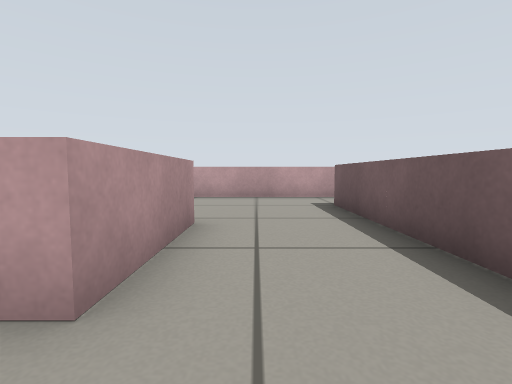
view 1 (above)

23 first-person views from a walk through a world built for the Gazebo simulator. The camera is 0.41 m above the floor, tilts 4° down and sees 85° across. The floor is counted in squares, 0.5 m on a side. Each view is taken from the middle of a square. On the plan, view 1 faces up. The plan holds only what a view shows up to about 10 squares ahead; the rest is blank.

view 2
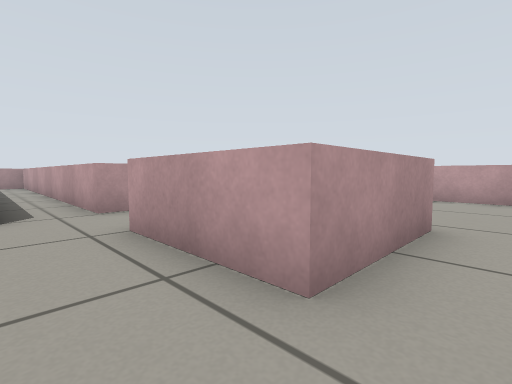

view 3
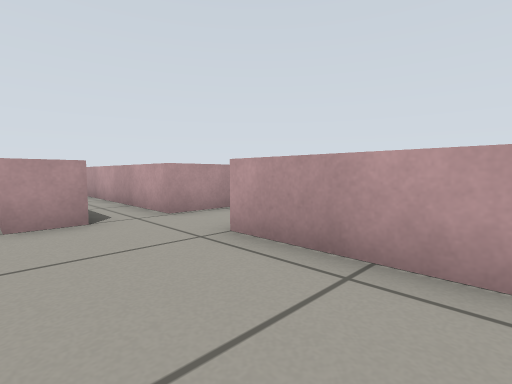

view 4
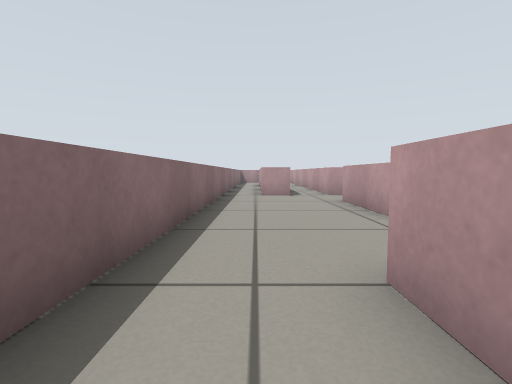

view 5
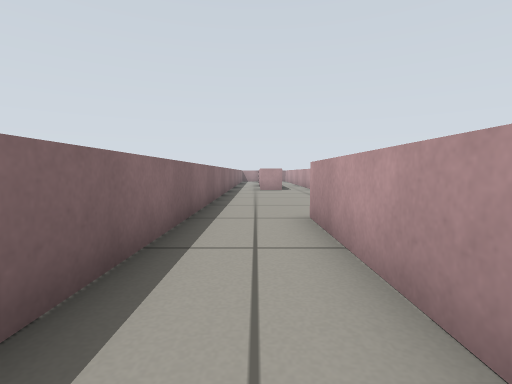

view 6
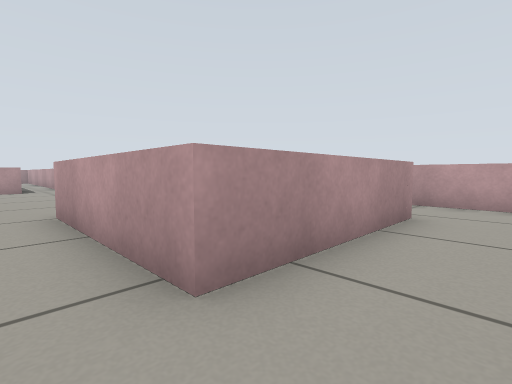

view 7
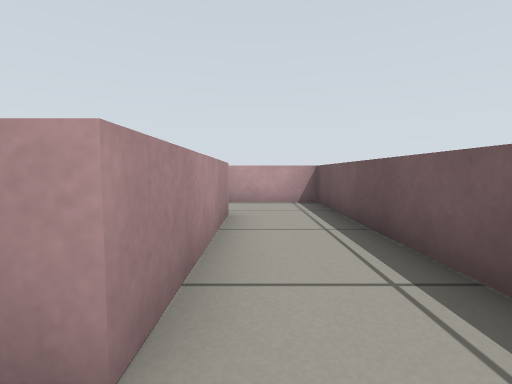

view 8
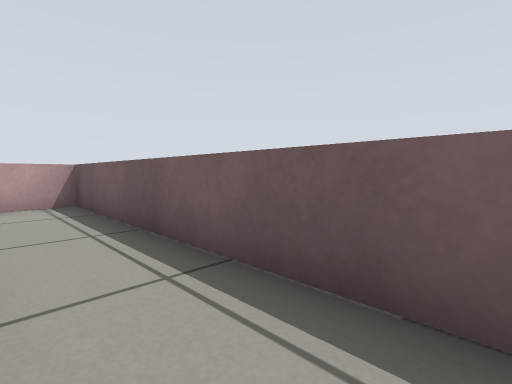

view 9
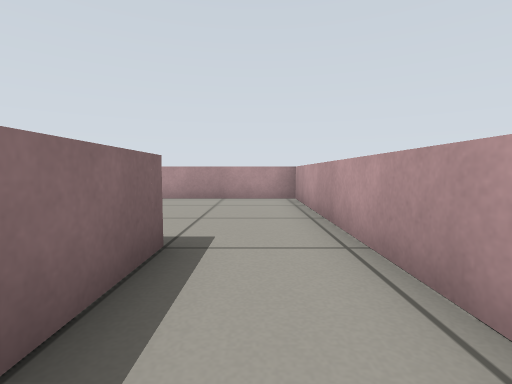

view 10
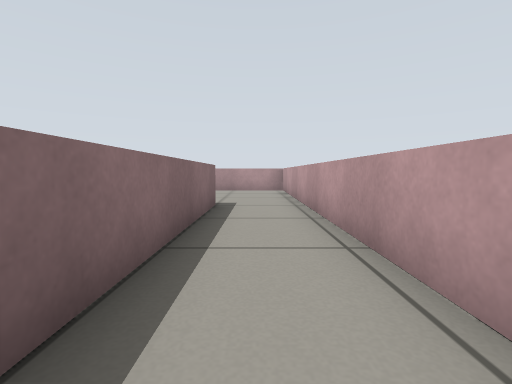

view 11
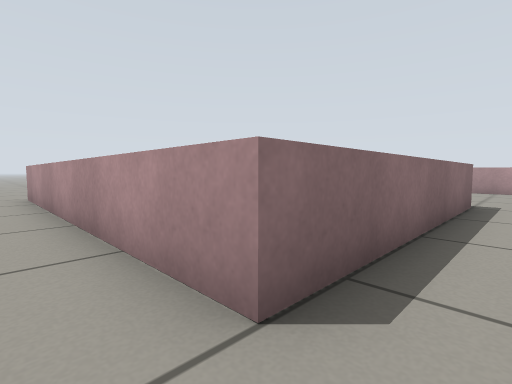

view 12
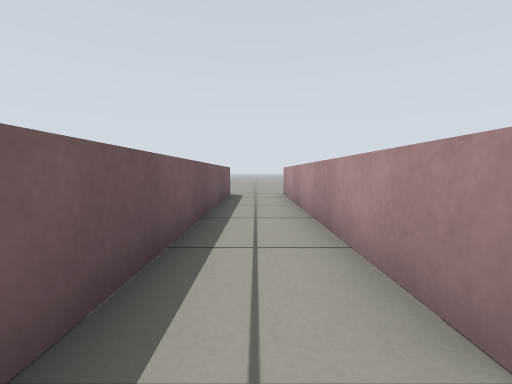

view 13
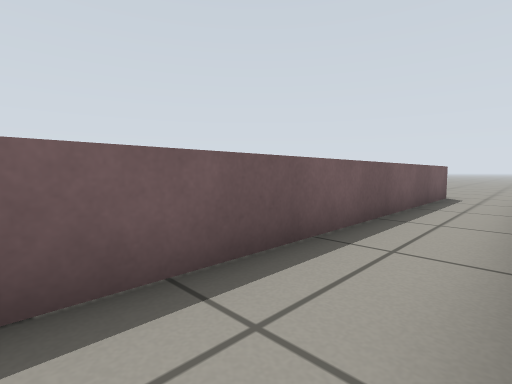

view 14
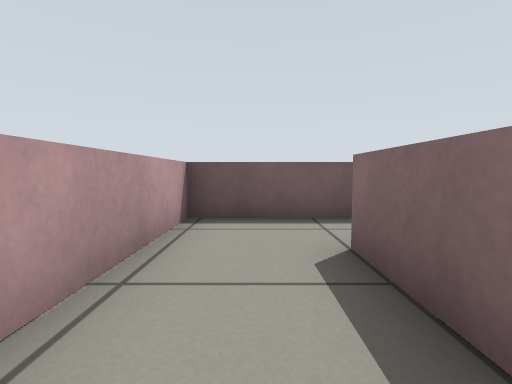

view 15
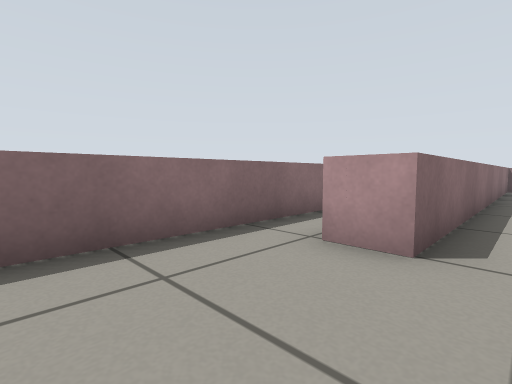

view 16
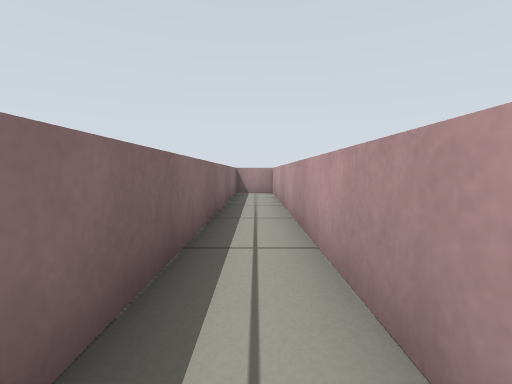

view 17
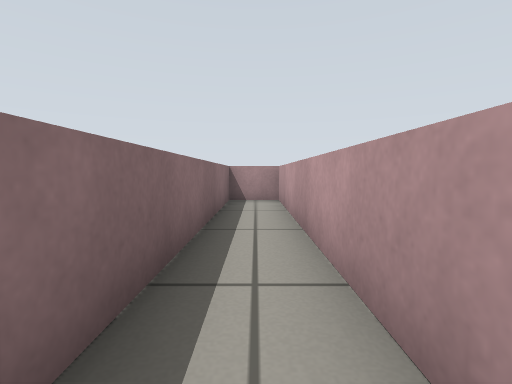

view 18
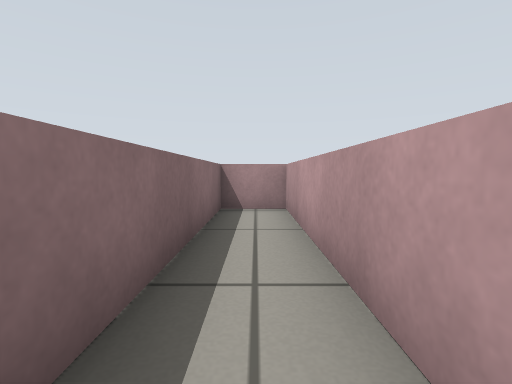

view 19
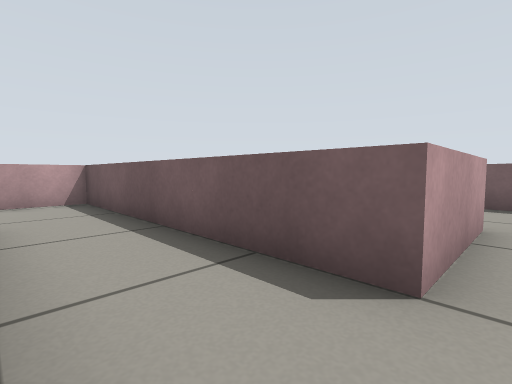

view 20
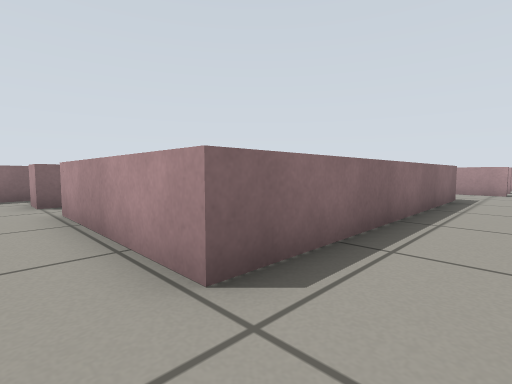

view 21
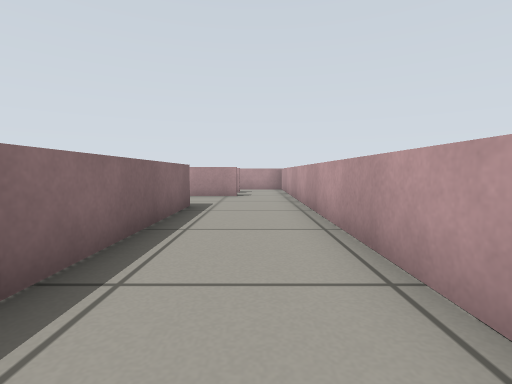

view 22
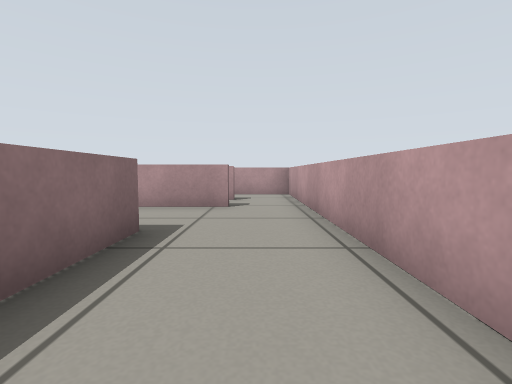

view 23
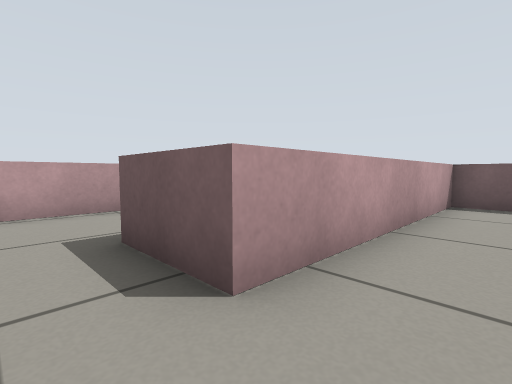

### Floor plan
Points are (right, up) in squares from view 1. A wall is a line through its corners. A room is listed if a view was taken in it or the views show most of it. See-through windows are left out.
Room 1 (views 1, 2, 3, 4, 9, 10, 13, 14, 15, 16, 17, 18, 19)
walls: (-1, 4.5) (-1, 1.5) (-4, 1.5); (2, 1.2) (2, 7) (9, 7); (-6.1, 1.7) (-18.2, 1.7) (-18.2, 0.2) (-5.9, 0.2) (-5.9, -0.8); (6.5, 0) (1.9, 0); (-8.4, -2.2) (5.8, -2.2); (9.5, 9.2) (-3.7, 9.2) (-3.7, 5)
ways out: opening at (6, -1) to room 2; opening at (10, 8) to room 3; opening at (-5, 2) to room 4
Room 2 (views 5, 6, 7, 8)
walls: (6.5, 4.5) (6.5, 0); (8.7, -1) (8.7, 6.7) (5.7, 6.7)
ways out: opening at (6, -1) to room 1
Room 3 (views 11, 12)
walls: (9, 7) (9, -2.5); (11, -2.5) (11, 9.2) (9.5, 9.2)
ways out: opening at (10, 8) to room 1; opening at (10, -2)
Room 4 (views 20, 21, 22)
walls: (-9.2, 9.2) (-17.4, 9.2); (-14.8, 4.4) (-14.8, 6.4) (-6.1, 6.4) (-6.1, 1.7); (-17.6, 7.4) (-17.6, 5.1); (-4, 1.5) (-4, 9.2) (-5.8, 9.2)
ways out: opening at (-5, 2) to room 1; opening at (-16.5, 5.5) to room 5; opening at (-18, 8)
Room 5 (view 23)
walls: (-8.1, 3.3) (-8.1, 4.4) (-14.8, 4.4)
ways out: opening at (-16.5, 5.5) to room 4

Where each view was taken, in squares from view 1:
view 1: 0 up, 0 right, facing up
view 2: 0 up, 0 right, facing up-left
view 3: 1 down, 1 left, facing up-left
view 4: 1 down, 4 right, facing left
view 5: 1 down, 7 right, facing left
view 6: 1 down, 8 right, facing up-left
view 7: 1 down, 7 right, facing up
view 8: 1 down, 7 right, facing up-right
view 9: 8 up, 5 right, facing left
view 10: 8 up, 9 right, facing left
view 11: 8 up, 10 right, facing down-left
view 12: 8 up, 10 right, facing down
view 13: 8 up, 9 right, facing down-right
view 14: 8 up, 6 right, facing right
view 15: 1 up, 3 left, facing down-left
view 16: 1 up, 7 left, facing left
view 17: 1 up, 10 left, facing left
view 18: 1 up, 12 left, facing left
view 19: 1 up, 6 left, facing up-right
view 20: 8 up, 5 left, facing down-left
view 21: 8 up, 8 left, facing left
view 22: 8 up, 11 left, facing left
view 23: 3 up, 16 left, facing up-right
